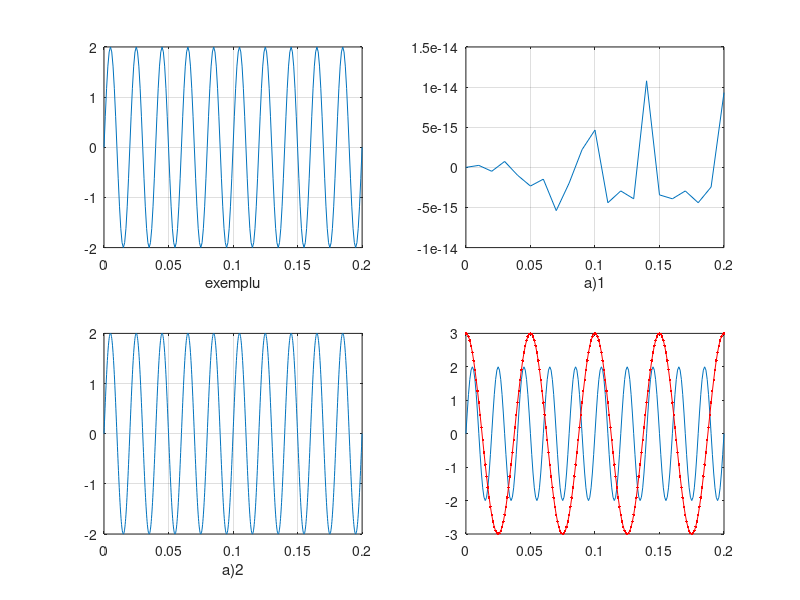

This chart was generated by the following MATLAB code:
F=50
t=0:0.001:0.2
s=2*sin(2*pi*F*t)
subplot(2, 2, 1)
plot(t, s), xlabel('exemplu'), grid

%a)
%1.
t=0:0.01:0.2
s=2*sin(2*pi*F*t)
subplot(2, 2, 2)
plot(t, s), xlabel('a)1'), grid
%2.
t=0:0.0002:0.2
s=2*sin(2*pi*F*t)
subplot(2, 2, 3)
plot(t, s), xlabel('a)2'), grid

%b)
%in exemplu si in a)2 perioada semnalului este de 0.02 (T=0.02)
%in a)1 graficul arata mai "ciudat" deoarece pasul de variatie al lui t
%este prea mare 0.01.

%c)
Fc=20
t=0:0.001:0.2
c=3*cos(2*pi*Fc*t)
s=2*sin(2*pi*F*t)
subplot(2, 2, 4)
plot(t, s, t, c, '.-r')



